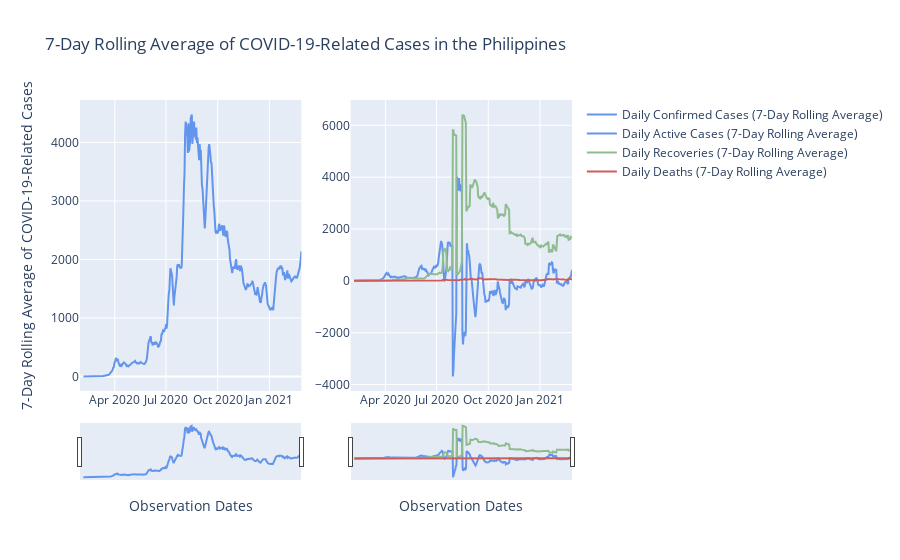

Write notebook code for a chart like this one.
### Markdown cell above
For this set of visualizations, we are going to take a closer look at our country, the Philippines, vis-a-vis neighboring countries in Southeast Asia. We lift selected plots from our data analysis. In particular, it is important to communicate the progression in the 7-day rolling average of COVID-19-related cases.

### Code cell
fig = make_subplots(rows = 1, cols = 2)

fig.add_trace(go.Scatter(x = ph_moving_agg_confirmed_date['ObservationDate'],
                    y = ph_moving_agg_confirmed_date['Daily Confirmed (7-Day Rolling Average)'],
                    name = 'Daily Confirmed Cases (7-Day Rolling Average)',
                    marker_color = 'cornflowerblue'),
             row = 1, col = 1)

fig.add_trace(go.Scatter(x = ph_moving_agg_confirmed_date['ObservationDate'],
                    y = ph_moving_agg_confirmed_date['Daily Active (7-Day Rolling Average)'],
                    name = 'Daily Active Cases (7-Day Rolling Average)',
                    marker_color = 'cornflowerblue'),
             row = 1, col = 2)

fig.add_trace(go.Scatter(x = ph_moving_agg_confirmed_date['ObservationDate'],
                    y = ph_moving_agg_confirmed_date['Daily Recovered (7-Day Rolling Average)'],
                    name = 'Daily Recoveries (7-Day Rolling Average)',
                    marker_color = 'darkseagreen'),
             row = 1, col = 2)

fig.add_trace(go.Scatter(x = ph_moving_agg_confirmed_date['ObservationDate'],
                    y = ph_moving_agg_confirmed_date['Daily Deaths (7-Day Rolling Average)'],
                    name = 'Daily Deaths (7-Day Rolling Average)',
                    marker_color = 'indianred'),
             row = 1, col = 2)

fig.update_layout(xaxis1_rangeslider_visible = True, xaxis2_rangeslider_visible = True,
                 title = "7-Day Rolling Average of COVID-19-Related Cases in the Philippines",
                 xaxis1_title = "Observation Dates",
                 xaxis2_title = "Observation Dates",
                 yaxis_title = "7-Day Rolling Average of COVID-19-Related Cases")

fig.show()

### Figure 1 — Plotly figure (JSON) as saved in the notebook; plotly's stock layout.template omitted (floating-point values rounded to 4 significant figures; data arrays with more than 128 entries replaced by an {"elided": "..."} marker saying what was removed)
{"data": [{"marker": {"color": "cornflowerblue"}, "name": "Daily Confirmed Cases (7-Day Rolling Average)", "type": "scatter", "x": {"elided": "395 str values"}, "xaxis": "x", "y": {"elided": "395 float values"}, "yaxis": "y"}, {"marker": {"color": "cornflowerblue"}, "name": "Daily Active Cases (7-Day Rolling Average)", "type": "scatter", "x": {"elided": "395 str values"}, "xaxis": "x2", "y": {"elided": "395 float values"}, "yaxis": "y2"}, {"marker": {"color": "darkseagreen"}, "name": "Daily Recoveries (7-Day Rolling Average)", "type": "scatter", "x": {"elided": "395 str values"}, "xaxis": "x2", "y": {"elided": "395 float values"}, "yaxis": "y2"}, {"marker": {"color": "indianred"}, "name": "Daily Deaths (7-Day Rolling Average)", "type": "scatter", "x": {"elided": "395 str values"}, "xaxis": "x2", "y": {"elided": "395 float values"}, "yaxis": "y2"}], "layout": {"title": {"text": "7-Day Rolling Average of COVID-19-Related Cases in the Philippines"}, "xaxis": {"anchor": "y", "domain": [0, 0.45], "rangeslider": {"visible": true}, "title": {"text": "Observation Dates"}}, "xaxis2": {"anchor": "y2", "domain": [0.55, 1], "rangeslider": {"visible": true}, "title": {"text": "Observation Dates"}}, "yaxis": {"anchor": "x", "domain": [0, 1], "title": {"text": "7-Day Rolling Average of COVID-19-Related Cases"}}, "yaxis2": {"anchor": "x2", "domain": [0, 1]}}}
